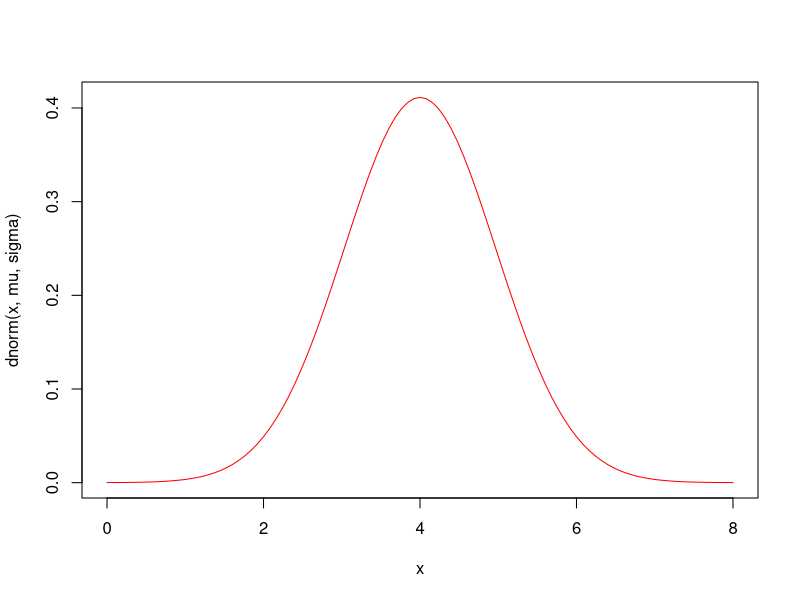
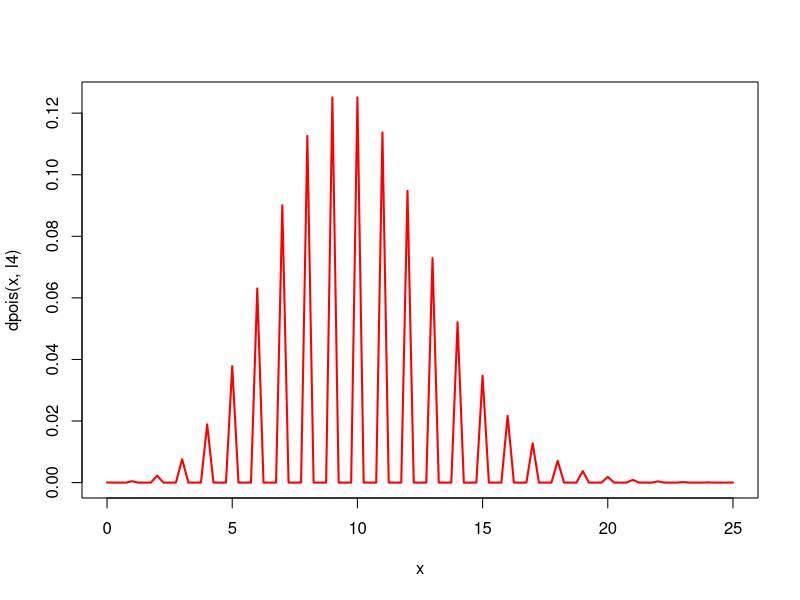

Reproduce these figures in R, in order.
## EJERCICIO 1
p=0.48
#apartados 1 y 2
## BINOMIAL NEGATIVA
#nº de fracasos hasta un nº fijo de éxitos

#x= nº de fracasos
#r= nº éxitos
dnbinom(95-45,45,p)
pnbinom(87-45,45, p)- pnbinom(83-45,45,p)

#apartado 3
E_nb<- 49/p; E_nb
Var_nb<- 49*(1-p)/p^2; Var_nb
#-------------------------------------------------------------------------------

## EJERCICIO 2
mu<- 4
sigma<- 0.97
#apartado 1
curve(dnorm(x,mu,sigma),0,8, col='red')
#apartado 2, 3 y $
1-pnorm(4.1,mu,sigma)
pnorm(4,mu,sigma)- pnorm(3.1,mu,sigma)
qnorm(0.86,mu,sigma)
#apartado 5
pnorm(22.9, mu*7, sqrt(7)*mu)
#-------------------------------------------------------------------------------

## EJERCICIO 3
## POISSON
#nº de resultados en un intervalo específico de espacio
#lambda=nº de eventos/espacio
lambda<- 8 #llamadas/hora
## EXPONENCIAL: tiempo q transcurre antes de un evento
#apartado 1 
#como dexp es una variable contínua no puede da un valor exacto
#apartado 2
1-pexp(0.167,lambda)
#apartado 3
sim<-rexp(200000,lambda)
mean(sim)
#-------------------------------------------------------------------------------

#EJERCICIO 4
## POISSON
#nº de resultados en un intervalo específico de espacio
#lambda=nº de eventos/espacio
l4<- 10 #imperfecciones/centimetro
1-ppois(11,l4)
dpois(41,l4*4 )
sim4<-rpois(400000,l4)
var(sim4)
curve(dpois(x,l4), 0,25,col='red', lwd=2)
